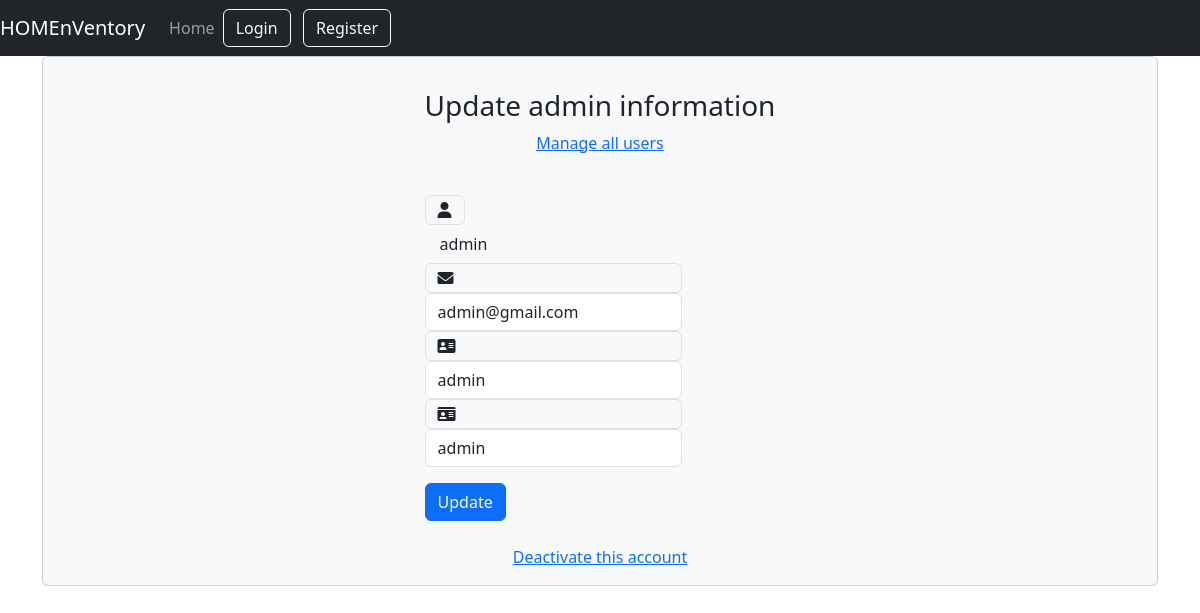
Page /admin_update_user/admin/ on the committed database.
### inventory/models.py (models this page shows, shortened)
class Account(AbstractUser):
    email = models.EmailField(verbose_name="email", max_length=60, unique=True)
    username = models.CharField(max_length=30, unique=True)
    date_joined = models.DateTimeField(verbose_name='date joined', auto_now_add=True)
    last_login = models.DateTimeField(verbose_name='last login', auto_now=True)
    is_admin = models.BooleanField(default=False)
    is_active = models.BooleanField(default=True)
    is_staff = models.BooleanField(default=False)
    is_superuser = models.BooleanField(default=False)
    first_name = models.CharField(max_length=20)
    last_name = models.CharField(max_length=25)
    USERNAME_FIELD = 'username'
    REQUIRED_FIELDS = ['email', 'first_name', 'last_name']
    objects = AccountManager()
    class Meta:
        verbose_name = 'Account'
        verbose_name_plural = 'Accounts'

### inventory/views.py (the view)
# urls.py: path('admin_update_user/<str:pk>/', views.admin_update_user_view, name='admin_update_user'),
def admin_update_user_view(request, pk):
    account = Account.objects.get(username=pk)
    form = AccountUpdateForm(instance=account)
    context = {}
    if request.POST:
        form = AccountUpdateForm(request.POST, instance=account)
        if form.is_valid():
            form.initial = {
                "username": request.POST['username'],
                "email": request.POST['email'],
                "first_name": request.POST['first_name'],
                "last_name": request.POST['last_name'],
                "is_active": request.POST.get("is_active", None)
            }
            form.save()
            messages.success(request, 'User information updated successfully.')
    else:
        form = AccountUpdateForm(
            initial={
                "username": account.username,
                "email": account.email,
                "first_name": account.first_name,
                "last_name": account.last_name,
                "is_active": account.is_active
            }
        )
    context['account_form'] = form
    return render(request, 'admin/admin_update_user.html', context)

### inventory/forms.py (shortened to what this page needs)
class AccountUpdateForm(forms.ModelForm):
    class Meta:
        model = Account
        fields = ('username', 'email', 'first_name', 'last_name', 'is_active')

### inventory/templates/admin/admin_update_user.html (shortened to what this page needs)
{% extends 'base.html'%}
{% block content %}
<div class="container">
    <div class="card bg-light">
        <article class="card-body mx-auto" style="max-width: 400px;">
            <form class="form-singin" method="post">
                <h3 class="card-title mt-3 text-center">Update {{account_form.initial.username}} information</h3>
                <p class="text-center"><a href="{% url 'admin_management' %}">Manage all users</a> </p>
                <br />
                {% include 'partials/_user_form.html' with readonly_username=True show_password_fields=False username_value=account_form.initial.username email_value=account_form.initial.email first_name_value=account_form.initial.first_name last_name_value=account_form.initial.last_name %}
                <button class="btn btn-primary btn-block" type="submit">Update</button>
            </form>
            <br />
            {% if account_form.initial.is_active%}
            <div class="d-flex flex-column">
                <a class="m-auto" href="{% url 'admin_deactivate_user' account_form.initial.username %}">Deactivate this account</a>
            </div>
            {% else %}
                <div class="d-flex flex-column">
                    <a class="m-auto" href="{% url 'admin_activate_user' account_form.initial.username %}">Activate this account.</a>
                </div>
            {% endif %}
        </article>
    </div>
</div>
{% endblock %}

### inventory/templates/partials/_user_form.html (shortened to what this page needs)
<div class="form-group input-group">
    <div class="input-group-prepend">
        <span class="input-group-text"> <i class="fa fa-user"></i> </span>
    </div>
    <input type="text" name="username"
       class="{% if readonly_username %}form-control-plaintext{% else %}form-control{% endif %}"
       id="inputUsername" placeholder="Username" required
       {% if readonly_username %}readonly value="{{ username_value }}" style="text-indent: 1em;"{% endif %}
       {% if not readonly_username and username_value %}value="{{ username_value }}"{% endif %}>
</div>
<div class="form-group input-group">
    <div class="input-group-prepend">
        <span class="input-group-text"> <i class="fa fa-envelope"></i></span>
        <input type="email" name="email" id="inputEmail" class="form-control"
               placeholder="Email address" required
               {% if email_value %}value="{{ email_value }}"{% endif %}>
    </div>
</div>
<div class="form-group input-group">
    <div class="input-group-prepend">
        <span class="input-group-text"> <i class="fa fa-address-card"></i></span>
        <input type="text" name="first_name" id="inputFirstName" class="form-control"
               placeholder="First name" required
               {% if first_name_value %}value="{{ first_name_value }}"{% endif %}>
    </div>
</div>
<div class="form-group input-group">
    <div class="input-group-prepend">
        <span class="input-group-text"> <i class="fa fa-id-card"></i></span>
        <input type="text" name="last_name" id="inputLastName" class="form-control"
               placeholder="Last name" required
               {% if last_name_value %}value="{{ last_name_value }}"{% endif %}>
    </div>
</div>

### rows in the picture
Account: initial.username "admin", username "admin", email "admin@gmail.com", first_name "admin", last_name "admin"
